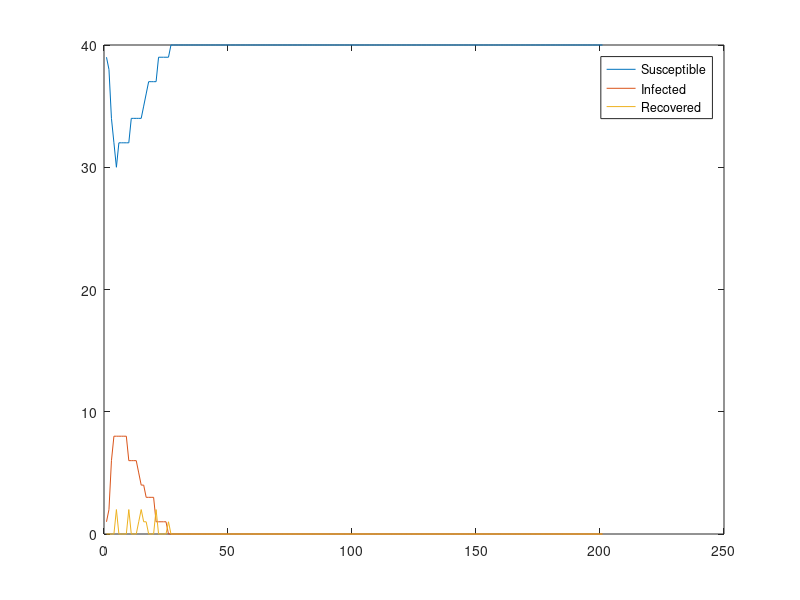

Write the MATLAB code that produced this figure.
%%  Modelling hospital-acquired infections
%   Agent-based modelling course project
%   Singapore-ETH Centre (SEC)
%   Future Resilient Systems
%   STABLE release
%   Date: 1 December 2015
%   Version: 1.0
%   Authors:
%       *   Mateusz Iwo Dubaniowski
%       *   Tianyin Sun

display('Start simulation...');     %Started!

%% Initilization
TIMESTEPS = 200;
PROPERTIES = 4;         % Properties: 1 - patient(1)/staff(0), 2 - room no., 3 - status: 0 - S, 1 - I, 2 - R
NSTAFF = 15;

WARDSMAP = [3 1 1 1 1; 1 1 1 1 1; 1 1 -1 1 1; 1 1 0 1 1; 1 1 1 1 1;]
NPATIENTS = sum(sum(WARDSMAP))+1;
dimensions = size(WARDSMAP);
wards = zeros(dimensions(1), dimensions(2));
agents = zeros(NSTAFF+NPATIENTS, PROPERTIES);
agents(1, 3)=1;
new_agents=agents;
agents(1:1:NPATIENTS, 1)=1;
for i=NPATIENTS+1:1:NPATIENTS+NSTAFF
    agents(i, 2)=round((rand*(dimensions(1)*dimensions(2)))+0.5);
end
temppatient=1;
for i=1:1:dimensions(1)*dimensions(2)
    for j=1:1:WARDSMAP(floor((i-1)/dimensions(1))+1, mod((i-1), dimensions(2))+1)
        agents(temppatient, 2)=i;
        temppatient=temppatient+1;
    end
end
% Probabilities
infectionPatient=0.1;
infectionStaff=0.05;
recoverPatient=0.1;
recoverStaff=0.8;
recoverStaffCleanRoom=1;
susceptiblePatient=0.8;
susceptibleStaff=0.92;
movementProbMat = rand(dimensions(1)*dimensions(2), dimensions(1)*dimensions(2));
for i=1:1:dimensions(1)*dimensions(2)
    if (WARDSMAP(floor((i-1)/dimensions(1))+1, mod((i-1), dimensions(2))+1)>0)
        movementProbMat(:,i)=movementProbMat(:,i)*WARDSMAP(floor((i-1)/dimensions(1))+1, mod((i-1), dimensions(2))+1);
    end
end
for i=1:1:dimensions(1)*dimensions(2)
    movementProbMat(i,:) = movementProbMat(i,:)/sum(movementProbMat(i,:));
    for j=dimensions(1)*dimensions(2):-1:1
       movementProbMat(i,j) = sum(movementProbMat(i,1:1:j));
    end
end
status_data=zeros(TIMESTEPS+1, 3);

%% Iterate over time
new_agents=agents;
status_data(1, 1)=sum(agents(:,3)==0);
status_data(1, 2)=sum(agents(:,3)==1);
status_data(1, 3)=sum(agents(:,3)==2);
for tstep=1:1:TIMESTEPS
    tstep

%% Iterate over agents
    for agent=1:1:NSTAFF+NPATIENTS
    
%% Update agents
        if(agents(agent,3)==0)
           if(agents(agent,1)==0)
               sameroom=find(agents(:,2)==agents(agent,2));
               for i=1:1:length(sameroom)
                   if(agents(i, 3)==1 && rand<infectionStaff)
                       new_agents(agent,3)=1;
                   end
               end
           else
               sameroom=find(agents(:,2)==agents(agent,2));
               for i=1:1:length(sameroom)
                   if(agents(i, 3)==1 && rand<infectionPatient)
                       new_agents(agent,3)=1;
                   end
               end
           end
        end
        if(agents(agent,3)==1)
            if(agents(agent,1)==0)
                tempRecoverStaff=recoverStaff;
                if(WARDSMAP(floor((agents(agent, 2)-1)/dimensions(1))+1, mod(agents(agent, 2)-1, dimensions(2))+1)==-1)
                    tempRecoverStaff=recoverStaffCleanRoom;
                    agents(agent, 4)=0;
                end
                if(rand<tempRecoverStaff)
                    new_agents(agent,3)=2;
                end
            else
                 if(rand<recoverPatient)
                    new_agents(agent,3)=2;
                 end
            end
        end
        if(agents(agent,3)==2)
            if(agents(agent,1)==0)
                if(rand<susceptibleStaff)
                    new_agents(agent,3)=0;
                end
            else
                 if(rand<susceptiblePatient)
                    new_agents(agent,3)=0;
                 end
            end
        end
        
        %increase patients visited since cleanroom
        if(agents(agent,1)==0)
            agents(agent, 4)=agents(agent, 4)+1;
        end
        
        if(agents(agent,1)==0)
            new_agents(agent,2)=find(movementProbMat(agents(agent,2),:)>rand, 1);
        end
        
        if(agents(agent,1)==0)
            if(agents(agent, 4)/40>rand)
                new_agents(agent,2)=13;     %Additional probability to go to CLEAN ROOM proportional to number of patients since last cleaning
            end
        end
    end
    agents=new_agents;


%% Save data
status_data(tstep+1, 1)=sum(agents(:,3)==0);
status_data(tstep+1, 2)=sum(agents(:,3)==1);
status_data(tstep+1, 3)=sum(agents(:,3)==2);

end

plot(status_data);
legend('Susceptible', 'Infected', 'Recovered');

% Completed!
display('Success! Simulation completed!');